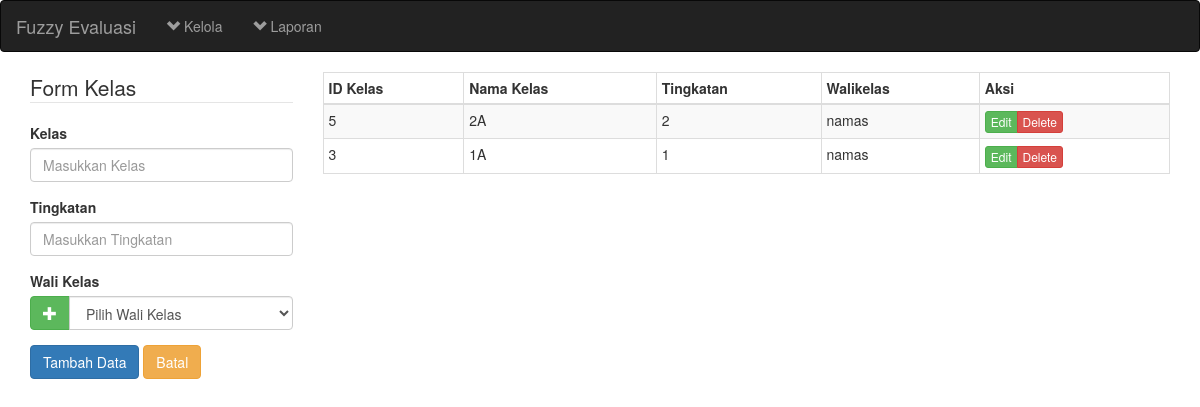
The app's page /fuzzyevaluasi2/kelas.php with its own data.
### tables this page shows
CREATE TABLE `kelas` (
  `id_kelas` int(11) NOT NULL AUTO_INCREMENT,
  `nama_kelas` varchar(100) NOT NULL DEFAULT '0',
  `tingkatan` int(11) NOT NULL DEFAULT '0',
  `id_walikelas` int(11) DEFAULT NULL,
  `datetime` datetime NOT NULL DEFAULT CURRENT_TIMESTAMP ON UPDATE CURRENT_TIMESTAMP,
  PRIMARY KEY (`id_kelas`)
);

CREATE TABLE `walikelas` (
  `id_walikelas` int(11) NOT NULL AUTO_INCREMENT,
  `nik_walikelas` varchar(20) DEFAULT NULL,
  `nama_walikelas` varchar(50) DEFAULT NULL,
  `jab_fungsional` varchar(100) DEFAULT NULL,
  `guru_matpel` varchar(100) DEFAULT NULL,
  `datetime` datetime DEFAULT CURRENT_TIMESTAMP ON UPDATE CURRENT_TIMESTAMP,
  PRIMARY KEY (`id_walikelas`)
);

### fuzzyevaluasi2/kelas.php (called while the page is built, shortened)
<?php
include('header.php');
include('content-kelas.php');
include('footer.php'); ?>

### fuzzyevaluasi2/list-kelas.php (the view, shortened to what this page needs)
<?php
$sql="select a.id_kelas,a.nama_kelas,a.tingkatan,b.nama_walikelas as walikelas from kelas a left join walikelas b on a.id_walikelas=b.id_walikelas";
$result=mysql_query($sql)or die('Maaf, Query Salah');
function show_rule($show){
	global $result;
	if($result==true){
		while($row=mysql_fetch_array($result)):
			?>
				<tr>
					<td><?php echo $row['id_kelas'] ?></td>
					<td><?php echo $row['nama_kelas'] ?></td>
					<td><?php echo $row['tingkatan'] ?></td>
					<td><?php echo $row['walikelas'] ?></td>
				<?php
					switch ($show) {
						case 'all':
							?>
							<td><div class="btn-group">
								<a href="proses.php?form=kelas&a=edit&id=<?php echo $row['id_kelas'] ?>" class="btn btn-xs btn-success">Edit</a>
								<a href="proses.php?form=kelas&a=delete&id=<?php echo $row['id_kelas'] ?>" class="btn btn-xs btn-danger">Delete</a>
							</div></td>
							<?php
							break;
							?>
							<?php
					}
				?>
				</tr>
			<?php
		endwhile;
	}
}
?>

### records on screen
kelas: id_kelas "5", nama_kelas "2A", tingkatan "2", id_walikelas.nama_walikelas "namas"
kelas: id_kelas "3", nama_kelas "1A", tingkatan "1", id_walikelas.nama_walikelas "namas"
